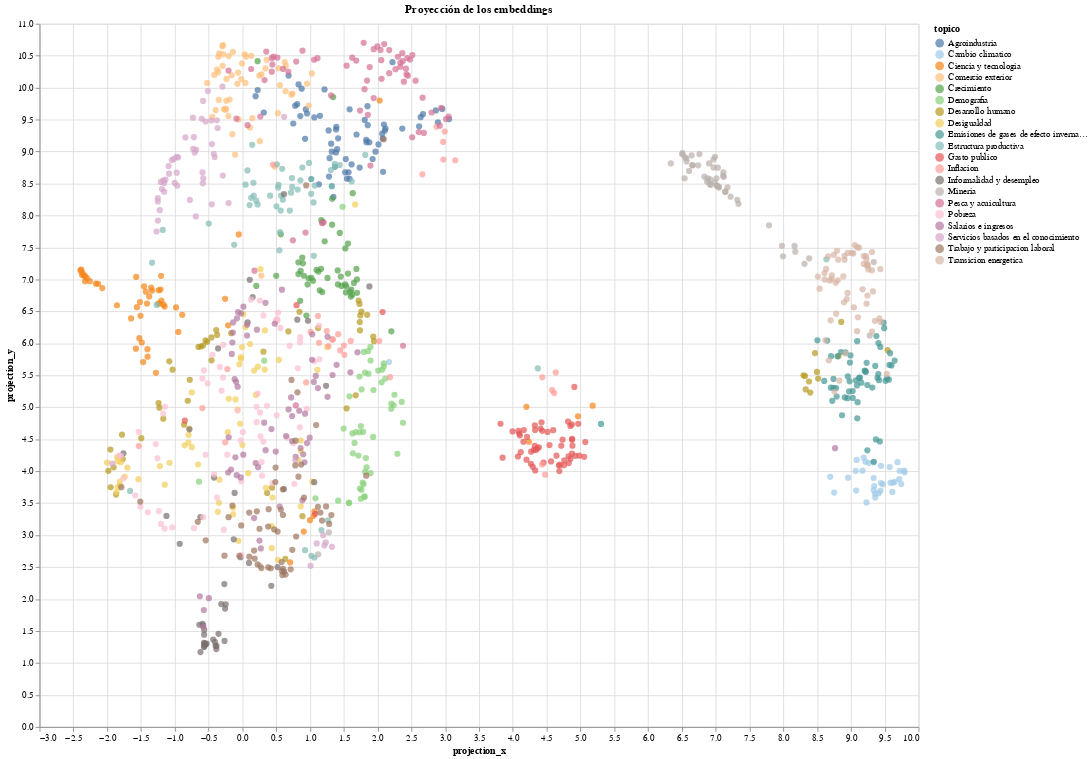

Notebook code cell kept with this figure:
### Code cell
chart = alt.Chart(df).mark_circle(
    size=50,
).encode(
    x='projection_x',
    y='projection_y',
    tooltip=['id', 'topico', 'chunk'],
    color=alt.Color('topico', scale=alt.Scale(scheme='tableau20')),
).properties(
    title='Proyección de los embeddings',
    width=1000,
    height=800,
).interactive()

chart.show()

### Figure 1 — Vega-Lite specification as saved in the notebook (floating-point values rounded to 4 significant figures; data arrays with more than 128 entries replaced by an {"elided": "..."} marker saying what was removed)
{"config": {"view": {"continuousWidth": 300, "continuousHeight": 300}}, "data": {"name": "data-4ee658625e2670387f2508d9770802ae"}, "mark": {"type": "circle", "size": 50}, "encoding": {"color": {"field": "topico", "scale": {"scheme": "tableau20"}, "type": "nominal"}, "tooltip": [{"field": "id", "type": "nominal"}, {"field": "topico", "type": "nominal"}, {"field": "chunk", "type": "nominal"}], "x": {"field": "projection_x", "type": "quantitative"}, "y": {"field": "projection_y", "type": "quantitative"}}, "height": 800, "params": [{"name": "param_2", "select": {"type": "interval", "encodings": ["x", "y"]}, "bind": "scales"}], "title": "Proyección de los embeddings", "width": 1000, "$schema": "https://vega.github.io/schema/vega-lite/v5.20.1.json", "datasets": {"data-4ee658625e2670387f2508d9770802ae": {"elided": "1083 records"}}}
